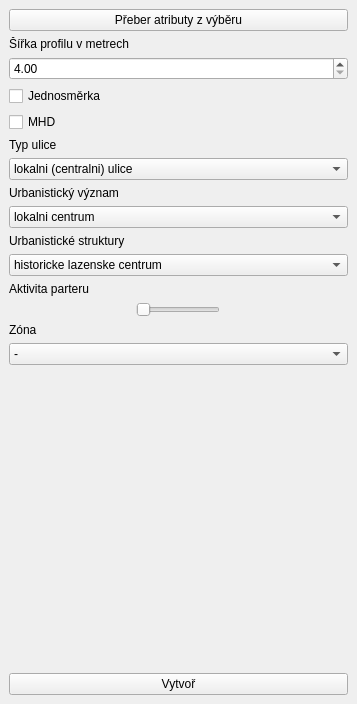
<?xml version="1.0" encoding="UTF-8"?>
<ui version="4.0">
 <class>ProfilUliceDockWidgetBase</class>
 <widget class="QDockWidget" name="ProfilUliceDockWidgetBase">
  <property name="geometry">
   <rect>
    <x>0</x>
    <y>0</y>
    <width>357</width>
    <height>704</height>
   </rect>
  </property>
  <property name="windowTitle">
   <string>Profil Ulice</string>
  </property>
  <widget class="QWidget" name="dockWidgetContents">
   <layout class="QVBoxLayout" name="verticalLayout">
    <item>
     <widget class="QPushButton" name="PbTakeAttr">
      <property name="text">
       <string>Přeber atributy z výběru</string>
      </property>
     </widget>
    </item>
    <item>
     <widget class="QLabel" name="LWidth">
      <property name="text">
       <string>Šířka profilu v metrech</string>
      </property>
     </widget>
    </item>
    <item>
     <widget class="QgsDoubleSpinBox" name="SbWidth">
      <property name="minimum">
       <double>4.000000000000000</double>
      </property>
      <property name="maximum">
       <double>30.000000000000000</double>
      </property>
      <property name="singleStep">
       <double>0.500000000000000</double>
      </property>
     </widget>
    </item>
    <item>
     <widget class="QCheckBox" name="CbOneway">
      <property name="text">
       <string>Jednosměrka</string>
      </property>
     </widget>
    </item>
    <item>
     <widget class="QCheckBox" name="CbMhd">
      <property name="text">
       <string>MHD</string>
      </property>
     </widget>
    </item>
    <item>
     <widget class="QLabel" name="label_2">
      <property name="text">
       <string>Typ ulice</string>
      </property>
     </widget>
    </item>
    <item>
     <widget class="QComboBox" name="CbTypul">
      <property name="editable">
       <bool>false</bool>
      </property>
      <item>
       <property name="text">
        <string>lokalni (centralni) ulice</string>
       </property>
      </item>
      <item>
       <property name="text">
        <string>lokalni (obytna) ulice</string>
       </property>
      </item>
      <item>
       <property name="text">
        <string>hlavni</string>
       </property>
      </item>
      <item>
       <property name="text">
        <string>pesi</string>
       </property>
      </item>
      <item>
       <property name="text">
        <string>dopravni</string>
       </property>
      </item>
      <item>
       <property name="text">
        <string>cyklostezka</string>
       </property>
      </item>
     </widget>
    </item>
    <item>
     <widget class="QLabel" name="label_3">
      <property name="text">
       <string>Urbanistický význam</string>
      </property>
     </widget>
    </item>
    <item>
     <widget class="QComboBox" name="CbUrbvyz">
      <item>
       <property name="text">
        <string>lokalni centrum</string>
       </property>
      </item>
      <item>
       <property name="text">
        <string>verejna prostranstvi v pam. rezervaci</string>
       </property>
      </item>
      <item>
       <property name="text">
        <string>vyznamna verejna prostranstvi</string>
       </property>
      </item>
      <item>
       <property name="text">
        <string>ostatni verejna prostranstvi</string>
       </property>
      </item>
     </widget>
    </item>
    <item>
     <widget class="QLabel" name="label_5">
      <property name="text">
       <string>Urbanistické struktury</string>
      </property>
     </widget>
    </item>
    <item>
     <widget class="QgsCheckableComboBox" name="CbUrbstr">
      <item>
       <property name="text">
        <string>historicke lazenske centrum</string>
       </property>
      </item>
      <item>
       <property name="text">
        <string>kompaktni mestske centrum</string>
       </property>
      </item>
      <item>
       <property name="text">
        <string>puvodni venkovska jadra</string>
       </property>
      </item>
      <item>
       <property name="text">
        <string>modernisticke mesto</string>
       </property>
      </item>
      <item>
       <property name="text">
        <string>zahradni mesto</string>
       </property>
      </item>
      <item>
       <property name="text">
        <string>krajina ve meste</string>
       </property>
      </item>
      <item>
       <property name="text">
        <string>arealy a infrastruktury</string>
       </property>
      </item>
     </widget>
    </item>
    <item>
     <widget class="QLabel" name="label">
      <property name="text">
       <string>Aktivita parteru</string>
      </property>
     </widget>
    </item>
    <item alignment="Qt::AlignHCenter">
     <widget class="QSlider" name="HsParter">
      <property name="enabled">
       <bool>true</bool>
      </property>
      <property name="sizePolicy">
       <sizepolicy hsizetype="Fixed" vsizetype="Fixed">
        <horstretch>0</horstretch>
        <verstretch>0</verstretch>
       </sizepolicy>
      </property>
      <property name="maximum">
       <number>2</number>
      </property>
      <property name="pageStep">
       <number>1</number>
      </property>
      <property name="orientation">
       <enum>Qt::Horizontal</enum>
      </property>
      <property name="tickPosition">
       <enum>QSlider::NoTicks</enum>
      </property>
     </widget>
    </item>
    <item>
     <widget class="QLabel" name="label_4">
      <property name="text">
       <string>Zóna</string>
      </property>
     </widget>
    </item>
    <item>
     <widget class="QComboBox" name="CbZona">
      <item>
       <property name="text">
        <string>-</string>
       </property>
      </item>
      <item>
       <property name="text">
        <string>pesi</string>
       </property>
      </item>
      <item>
       <property name="text">
        <string>obytna</string>
       </property>
      </item>
      <item>
       <property name="text">
        <string>30</string>
       </property>
      </item>
      <item>
       <property name="text">
        <string>20</string>
       </property>
      </item>
      <item>
       <property name="text">
        <string>15</string>
       </property>
      </item>
     </widget>
    </item>
    <item>
     <spacer name="verticalSpacer">
      <property name="orientation">
       <enum>Qt::Vertical</enum>
      </property>
      <property name="sizeHint" stdset="0">
       <size>
        <width>20</width>
        <height>40</height>
       </size>
      </property>
     </spacer>
    </item>
    <item>
     <widget class="QPushButton" name="PbCreate">
      <property name="text">
       <string>Vytvoř</string>
      </property>
     </widget>
    </item>
   </layout>
  </widget>
 </widget>
 <customwidgets>
  <customwidget>
   <class>QgsCheckableComboBox</class>
   <extends>QComboBox</extends>
   <header>qgscheckablecombobox.h</header>
  </customwidget>
  <customwidget>
   <class>QgsDoubleSpinBox</class>
   <extends>QDoubleSpinBox</extends>
   <header>qgsdoublespinbox.h</header>
  </customwidget>
 </customwidgets>
 <resources/>
 <connections/>
</ui>
